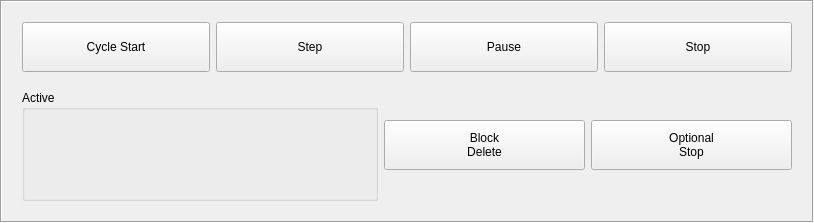
               <widget class="QFrame" name="frameGEditor">
                <property name="sizePolicy">
                 <sizepolicy hsizetype="Fixed" vsizetype="Preferred">
                  <horstretch>0</horstretch>
                  <verstretch>0</verstretch>
                 </sizepolicy>
                </property>
                <property name="minimumSize">
                 <size>
                  <width>300</width>
                  <height>0</height>
                 </size>
                </property>
                <property name="maximumSize">
                 <size>
                  <width>16777215</width>
                  <height>16777215</height>
                 </size>
                </property>
                <property name="frameShape">
                 <enum>QFrame::Box</enum>
                </property>
                <property name="frameShadow">
                 <enum>QFrame::Sunken</enum>
                </property>
                <layout class="QHBoxLayout" name="horizontalLayout_6">
                 <item>
                  <widget class="QFrame" name="frame_3">
                   <property name="minimumSize">
                    <size>
                     <width>788</width>
                     <height>0</height>
                    </size>
                   </property>
                   <property name="maximumSize">
                    <size>
                     <width>600</width>
                     <height>16777215</height>
                    </size>
                   </property>
                   <property name="frameShape">
                    <enum>QFrame::NoFrame</enum>
                   </property>
                   <property name="frameShadow">
                    <enum>QFrame::Plain</enum>
                   </property>
                   <layout class="QVBoxLayout" name="verticalLayout_7">
                    <property name="spacing">
                     <number>0</number>
                    </property>
                    <property name="leftMargin">
                     <number>0</number>
                    </property>
                    <property name="topMargin">
                     <number>0</number>
                    </property>
                    <property name="rightMargin">
                     <number>0</number>
                    </property>
                    <property name="bottomMargin">
                     <number>0</number>
                    </property>
                    <item>
                     <widget class="QFrame" name="frame_4">
                      <property name="frameShape">
                       <enum>QFrame::NoFrame</enum>
                      </property>
                      <property name="frameShadow">
                       <enum>QFrame::Plain</enum>
                      </property>
                      <layout class="QHBoxLayout" name="horizontalLayout_5">
                       <item>
                        <widget class="ActionButton" name="actionButtonCycleStart">
                         <property name="minimumSize">
                          <size>
                           <width>100</width>
                           <height>50</height>
                          </size>
                         </property>
                         <property name="text">
                          <string>Cycle Start</string>
                         </property>
                         <property name="icon">
                          <iconset resource="qtaxis.qrc">
                           <normaloff>:/toolbar/images/tool_run.gif</normaloff>:/toolbar/images/tool_run.gif</iconset>
                         </property>
                         <property name="iconSize">
                          <size>
                           <width>32</width>
                           <height>32</height>
                          </size>
                         </property>
                         <property name="isAllHomedSensitive" stdset="0">
                          <bool>true</bool>
                         </property>
                         <property name="isOnSensitive" stdset="0">
                          <bool>true</bool>
                         </property>
                         <property name="isIdleSensitive" stdset="0">
                          <bool>true</bool>
                         </property>
                         <property name="isAutoSensitive" stdset="0">
                          <bool>true</bool>
                         </property>
                         <property name="run_action" stdset="0">
                          <bool>true</bool>
                         </property>
                        </widget>
                       </item>
                       <item>
                        <widget class="ActionButton" name="actionButtonStep">
                         <property name="minimumSize">
                          <size>
                           <width>100</width>
                           <height>50</height>
                          </size>
                         </property>
                         <property name="text">
                          <string>Step</string>
                         </property>
                         <property name="icon">
                          <iconset resource="qtaxis.qrc">
                           <normaloff>:/toolbar/images/tool_step.gif</normaloff>:/toolbar/images/tool_step.gif</iconset>
                         </property>
                         <property name="iconSize">
                          <size>
                           <width>32</width>
                           <height>32</height>
                          </size>
                         </property>
                         <property name="isAllHomedSensitive" stdset="0">
                          <bool>true</bool>
                         </property>
                         <property name="isOnSensitive" stdset="0">
                          <bool>true</bool>
                         </property>
                         <property name="isIdleSensitive" stdset="0">
                          <bool>false</bool>
                         </property>
                         <property name="isAutoSensitive" stdset="0">
                          <bool>true</bool>
                         </property>
                         <property name="run_action" stdset="0">
                          <bool>false</bool>
                         </property>
                         <property name="step_action" stdset="0">
                          <bool>true</bool>
                         </property>
                        </widget>
                       </item>
                       <item>
                        <widget class="ActionButton" name="actionButtonPause">
                         <property name="minimumSize">
                          <size>
                           <width>100</width>
                           <height>50</height>
                          </size>
                         </property>
                         <property name="text">
                          <string>Pause</string>
                         </property>
                         <property name="icon">
                          <iconset resource="qtaxis.qrc">
                           <normaloff>:/toolbar/images/tool_pause.gif</normaloff>:/toolbar/images/tool_pause.gif</iconset>
                         </property>
                         <property name="iconSize">
                          <size>
                           <width>32</width>
                           <height>32</height>
                          </size>
                         </property>
                         <property name="isAllHomedSensitive" stdset="0">
                          <bool>true</bool>
                         </property>
                         <property name="isOnSensitive" stdset="0">
                          <bool>true</bool>
                         </property>
                         <property name="isIdleSensitive" stdset="0">
                          <bool>false</bool>
                         </property>
                         <property name="isRunSensitive" stdset="0">
                          <bool>true</bool>
                         </property>
                         <property name="isAutoSensitive" stdset="0">
                          <bool>true</bool>
                         </property>
                         <property name="run_action" stdset="0">
                          <bool>false</bool>
                         </property>
                         <property name="pause_action" stdset="0">
                          <bool>true</bool>
                         </property>
                         <property name="step_action" stdset="0">
                          <bool>false</bool>
                         </property>
                        </widget>
                       </item>
                       <item>
                        <widget class="ActionButton" name="actionButtonStop">
                         <property name="minimumSize">
                          <size>
                           <width>100</width>
                           <height>50</height>
                          </size>
                         </property>
                         <property name="text">
                          <string>Stop</string>
                         </property>
                         <property name="icon">
                          <iconset resource="qtaxis.qrc">
                           <normaloff>:/toolbar/images/tool_stop.gif</normaloff>:/toolbar/images/tool_stop.gif</iconset>
                         </property>
                         <property name="iconSize">
                          <size>
                           <width>32</width>
                           <height>32</height>
                          </size>
                         </property>
                         <property name="isAllHomedSensitive" stdset="0">
                          <bool>true</bool>
                         </property>
                         <property name="isOnSensitive" stdset="0">
                          <bool>true</bool>
                         </property>
                         <property name="isIdleSensitive" stdset="0">
                          <bool>false</bool>
                         </property>
                         <property name="isRunSensitive" stdset="0">
                          <bool>true</bool>
                         </property>
                         <property name="isAutoSensitive" stdset="0">
                          <bool>true</bool>
                         </property>
                         <property name="run_action" stdset="0">
                          <bool>false</bool>
                         </property>
                         <property name="abort_action" stdset="0">
                          <bool>true</bool>
                         </property>
                         <property name="pause_action" stdset="0">
                          <bool>false</bool>
                         </property>
                         <property name="step_action" stdset="0">
                          <bool>false</bool>
                         </property>
                        </widget>
                       </item>
                      </layout>
                     </widget>
                    </item>
                    <item>
                     <widget class="QFrame" name="frame_5">
                      <property name="frameShape">
                       <enum>QFrame::NoFrame</enum>
                      </property>
                      <property name="frameShadow">
                       <enum>QFrame::Plain</enum>
                      </property>
                      <layout class="QHBoxLayout" name="horizontalLayout_4">
                       <item>
                        <widget class="QGroupBox" name="groupActiveCodes">
                         <property name="title">
                          <string>Active</string>
                         </property>
                         <property name="flat">
                          <bool>true</bool>
                         </property>
                         <layout class="QVBoxLayout" name="verticalLayout_12">
                          <property name="spacing">
                           <number>0</number>
                          </property>
                          <property name="leftMargin">
                           <number>0</number>
                          </property>
                          <property name="topMargin">
                           <number>0</number>
                          </property>
                          <property name="rightMargin">
                           <number>0</number>
                          </property>
                          <property name="bottomMargin">
                           <number>0</number>
                          </property>
                          <item>
                           <widget class="StatusLabel" name="statusFCodes">
                            <property name="minimumSize">
                             <size>
                              <width>350</width>
                              <height>0</height>
                             </size>
                            </property>
                            <property name="maximumSize">
                             <size>
                              <width>16777215</width>
                              <height>16777215</height>
                             </size>
                            </property>
                            <property name="font">
                             <font>
                              <family>Noto Sans Mono</family>
                              <pointsize>11</pointsize>
                              <weight>50</weight>
                              <bold>false</bold>
                             </font>
                            </property>
                            <property name="wordWrap">
                             <bool>true</bool>
                            </property>
                            <property name="textTemplate" stdset="0">
                             <string>&lt;html&gt;&lt;head/&gt;&lt;body&gt;&lt;p&gt;&lt;span style=&quot; font-weight:600;&quot;&gt;&lt;/span&gt;F %0.1f&lt;/p&gt;&lt;/body&gt;&lt;/html&gt;</string>
                            </property>
                            <property name="fcode_status" stdset="0">
                             <bool>true</bool>
                            </property>
                            <property name="mcodes_status" stdset="0">
                             <bool>false</bool>
                            </property>
                           </widget>
                          </item>
                          <item>
                           <widget class="StatusLabel" name="statusMCodes">
                            <property name="minimumSize">
                             <size>
                              <width>350</width>
                              <height>0</height>
                             </size>
                            </property>
                            <property name="font">
                             <font>
                              <family>Noto Sans Mono</family>
                              <pointsize>11</pointsize>
                              <weight>50</weight>
                              <bold>false</bold>
                             </font>
                            </property>
                            <property name="text">
                             <string/>
                            </property>
                            <property name="wordWrap">
                             <bool>true</bool>
                            </property>
                            <property name="mcodes_status" stdset="0">
                             <bool>true</bool>
                            </property>
                           </widget>
                          </item>
                          <item>
                           <widget class="StatusLabel" name="statusGCodes">
                            <property name="minimumSize">
                             <size>
                              <width>350</width>
                              <height>48</height>
                             </size>
                            </property>
                            <property name="font">
                             <font>
                              <family>Noto Sans Mono</family>
                              <pointsize>11</pointsize>
                              <weight>50</weight>
                              <bold>false</bold>
                             </font>
                            </property>
                            <property name="scaledContents">
                             <bool>true</bool>
                            </property>
                            <property name="wordWrap">
                             <bool>true</bool>
                            </property>
                            <property name="gcodes_status" stdset="0">
                             <bool>true</bool>
                            </property>
                           </widget>
                          </item>
                         </layout>
                        </widget>
                       </item>
                       <item>
                        <widget class="IndicatedPushButton" name="buttonBlockDelete">
                         <property name="minimumSize">
                          <size>
                           <width>100</width>
                           <height>50</height>
                          </size>
                         </property>
                         <property name="text">
                          <string>Block
Delete</string>
                         </property>
                         <property name="icon">
                          <iconset resource="qtaxis.qrc">
                           <normaloff>:/toolbar/images/tool_blockdelete.gif</normaloff>:/toolbar/images/tool_blockdelete.gif</iconset>
                         </property>
                         <property name="iconSize">
                          <size>
                           <width>32</width>
                           <height>32</height>
                          </size>
                         </property>
                         <property name="indicator_option" stdset="0">
                          <bool>true</bool>
                         </property>
                         <property name="indicator_status_option" stdset="0">
                          <bool>true</bool>
                         </property>
                         <property name="on_color" stdset="0">
                          <color>
                           <red>0</red>
                           <green>255</green>
                           <blue>0</blue>
                          </color>
                         </property>
                         <property name="shape_option" stdset="0">
                          <number>2</number>
                         </property>
                         <property name="off_color" stdset="0">
                          <color alpha="192">
                           <red>0</red>
                           <green>0</green>
                           <blue>0</blue>
                          </color>
                         </property>
                         <property name="corner_radius" stdset="0">
                          <double>0.000000000000000</double>
                         </property>
                         <property name="height_fraction" stdset="0">
                          <double>0.100000000000000</double>
                         </property>
                         <property name="width_fraction" stdset="0">
                          <double>0.500000000000000</double>
                         </property>
                         <property name="is_block_delete_status" stdset="0">
                          <bool>true</bool>
                         </property>
                         <property name="isOnSensitive" stdset="0">
                          <bool>true</bool>
                         </property>
                        </widget>
                       </item>
                       <item>
                        <widget class="IndicatedPushButton" name="buttonOptionalStop">
                         <property name="minimumSize">
                          <size>
                           <width>100</width>
                           <height>50</height>
                          </size>
                         </property>
                         <property name="text">
                          <string>Optional
Stop</string>
                         </property>
                         <property name="icon">
                          <iconset resource="qtaxis.qrc">
                           <normaloff>:/toolbar/images/tool_optpause.gif</normaloff>:/toolbar/images/tool_optpause.gif</iconset>
                         </property>
                         <property name="iconSize">
                          <size>
                           <width>32</width>
                           <height>32</height>
                          </size>
                         </property>
                         <property name="autoDefault">
                          <bool>true</bool>
                         </property>
                         <property name="default">
                          <bool>false</bool>
                         </property>
                         <property name="flat">
                          <bool>false</bool>
                         </property>
                         <property name="indicator_option" stdset="0">
                          <bool>true</bool>
                         </property>
                         <property name="indicator_status_option" stdset="0">
                          <bool>true</bool>
                         </property>
                         <property name="on_color" stdset="0">
                          <color>
                           <red>0</red>
                           <green>255</green>
                           <blue>0</blue>
                          </color>
                         </property>
                         <property name="shape_option" stdset="0">
                          <number>2</number>
                         </property>
                         <property name="off_color" stdset="0">
                          <color alpha="192">
                           <red>0</red>
                           <green>0</green>
                           <blue>0</blue>
                          </color>
                         </property>
                         <property name="indicator_size" stdset="0">
                          <double>0.100000000000000</double>
                         </property>
                         <property name="circle_diameter" stdset="0">
                          <number>10</number>
                         </property>
                         <property name="right_edge_offset" stdset="0">
                          <number>0</number>
                         </property>
                         <property name="top_edge_offset" stdset="0">
                          <number>0</number>
                         </property>
                         <property name="corner_radius" stdset="0">
                          <double>0.000000000000000</double>
                         </property>
                         <property name="height_fraction" stdset="0">
                          <double>0.100000000000000</double>
                         </property>
                         <property name="width_fraction" stdset="0">
                          <double>0.500000000000000</double>
                         </property>
                         <property name="is_optional_stop_status" stdset="0">
                          <bool>true</bool>
                         </property>
                         <property name="isOnSensitive" stdset="0">
                          <bool>true</bool>
                         </property>
                        </widget>
                       </item>
                      </layout>
                     </widget>
                    </item>
                   </layout>
                  </widget>
                 </item>
                 <item>
                  <widget class="GEditor" name="gcode_editor">
                   <property name="sizePolicy">
                    <sizepolicy hsizetype="Preferred" vsizetype="MinimumExpanding">
                     <horstretch>0</horstretch>
                     <verstretch>0</verstretch>
                    </sizepolicy>
                   </property>
                   <property name="minimumSize">
                    <size>
                     <width>300</width>
                     <height>100</height>
                    </size>
                   </property>
                   <property name="font">
                    <font>
                     <family>Noto Sans Mono</family>
                     <pointsize>8</pointsize>
                    </font>
                   </property>
                   <property name="iconSize">
                    <size>
                     <width>32</width>
                     <height>32</height>
                    </size>
                   </property>
                   <property name="auto_show_mdi_status" stdset="0">
                    <bool>false</bool>
                   </property>
                   <property name="show_editor" stdset="0">
                    <bool>false</bool>
                   </property>
                  </widget>
                 </item>
                </layout>
               </widget>
